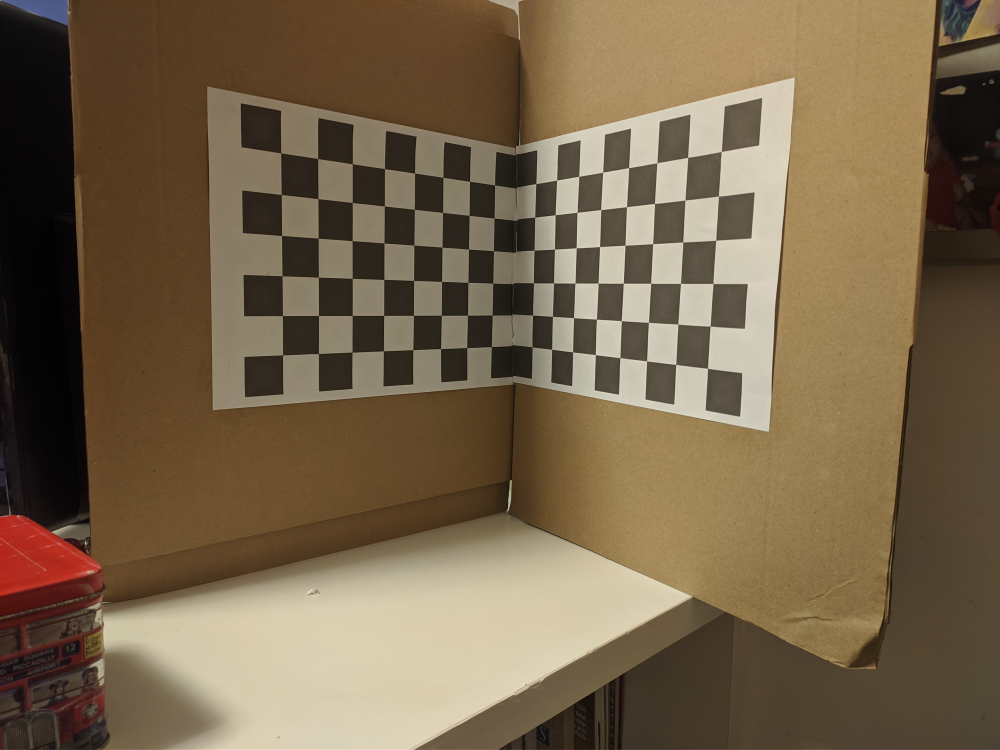
#> input picture alvo_limpo.jpg, 4000 x 3000 px (shown at 1/4 size)
$ jupyter execute quiz2.ipynb
#> lines starting #> are read from the running program, lines starting #| are printed output that depends on the picture; after the words box and inside, x2 and y2 are one past the last pixel; in counts of white or black regions, pixels touching at a corner belong together; long printed decimals are rounded
# Quiz 2

In this quiz it was assigned the task of calibration a camera using three different methods. The first using a tool called [camera calibration toolbox](https://github.com/nghiaho12/camera_calibration_toolbox_octave), the second following the naive method presented in the classrom, and the third implementing the algorithm described in the book Introductory Techniques for 3-D Computer Vision (Pg. 130). The three calibrations follow bellow in the same order described above.

## Camera Calibration Toolbox

In this first method the camera calibration toolbox was used to calculate the intrinsic parameters of the camera. First the toolbox was supplied 15 pictures of a chessboard pattern target, from different positions. Then corner positions in the image were computed, length of a single square supplied.

<blockquote>Images supplied to the toolbox</blockquote>

After that the application had all information it needed to calculate the intrinsic parameters of the camera, as well as the extrinsic parameters of each picture. The results were as follow:
```
Focal Length:          fc = [ 3022.34810   3024.98266 ] +/- [ 12.75023   12.68773 ]
Principal point:       cc = [ 2022.32166   1518.06956 ] +/- [ 18.42196   14.75389 ]
Skew:             alpha_c = [ 0.00000 ] +/- [ 0.00000  ]   => angle of pixel axes = 90.00000 +/- 0.00000 degrees
Distortion:            kc = [ 0.07608   -0.16286   0.00239   0.00107  0.00000 ] +/- [ 0.01337   0.05607   0.00193   0.00236  0.00000 ]
Pixel error:          err = [ 0.97779   0.96366 ]
```
#### Extrinsic Parameters:
<table>
    <tr>
        <td>World Centered</td>
        <td>Camera Centered</td>
    </tr>
    <tr>
    <td></td>
    <td></td>
    </tr>
</table>

## Naive Method

In this method the intrinsic parameters of the camera were calculated using a simple naive algorithm. First a picture of a book with a known size was taken from a known distance. Then the size of the book in pixels in the image was measured, and that is enough information to calculate the focal lengths. To create the intrinsic parameters matrix we assumed that the optical center was at the center of the image and that the pixels were square.

[cell 1]
d_X = 18.5
d_x = 1250
d_Y = 24
d_y = 1644
d_Z = 45

f_x = (d_x/d_X)*d_Z
f_y = (d_y/d_Y)*d_Z

M_int = [[f_x, 0  , 2000],
        [0  , f_y, 1500 ],
        [0  ,   0,  1   ]]
print(M_int)

As we can see this algorithm provided very similar results for the focal lengths to the ones computed by the toolbox, differing by only about 1%. This adds credibility to both the naive algorithm's result, and the toolbox results. In the following algorithm we will be expecting a value of about ~3000 for the focal length.

## EXPL_PARS_CAL implementation

What follows is the implementation of the EXPL_PARS_CAL algorithm descibed in the book Introductory Techniques for 3-D Computer Vision (Pg. 130). The algorithm is supplied with a list of point coordinates of the image with a list of coordinates of said points in the world. The point coordinates were extracted from a photo of a target consisting of two chessboard patterns, in different planes.

[cell 2]
# Steps 1 and 2
import cv2
import numpy as np
from matplotlib import pyplot as plt
from math import sqrt

# Detect all corners on the target
img = cv2.imread('alvo_limpo.jpg')
#> img is the input picture: shape (3000, 4000, 3); mean B, G, R 74.2, 99.7, 118.1
gray = cv2.cvtColor(img, cv2.COLOR_BGR2GRAY)
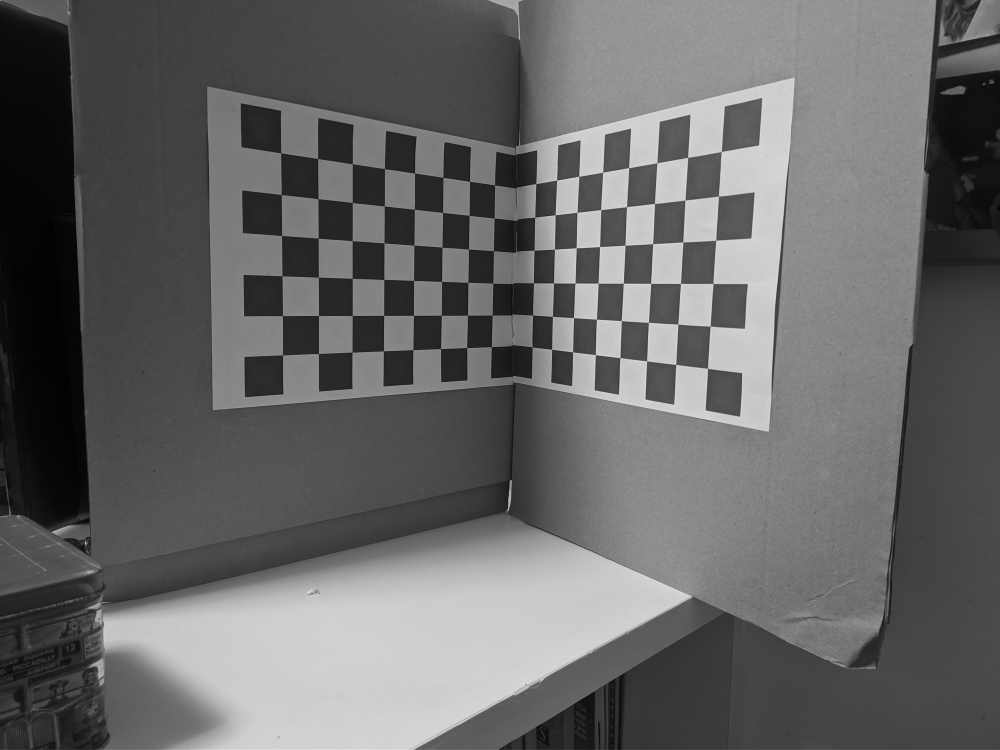
#> gray: shape (3000, 4000) (shown at 1/4 size); min 0, max 249, mean 102.4
gray = np.float32(gray)
dst = cv2.cornerHarris(gray,8,3,0.04)
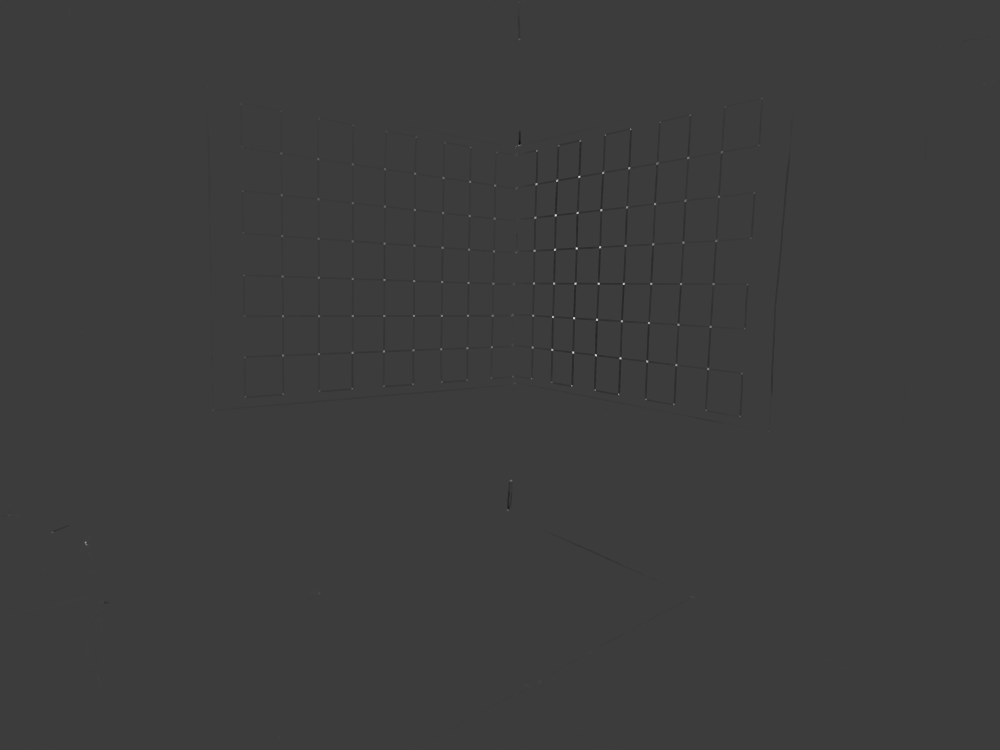
#> dst: shape (3000, 4000) float32 (shown at 1/4 size); min -2172529.5, max 6921182, mean -4104.3; drawn with min black and max white
ret, dst = cv2.threshold(dst,0.09*dst.max(),255,0)
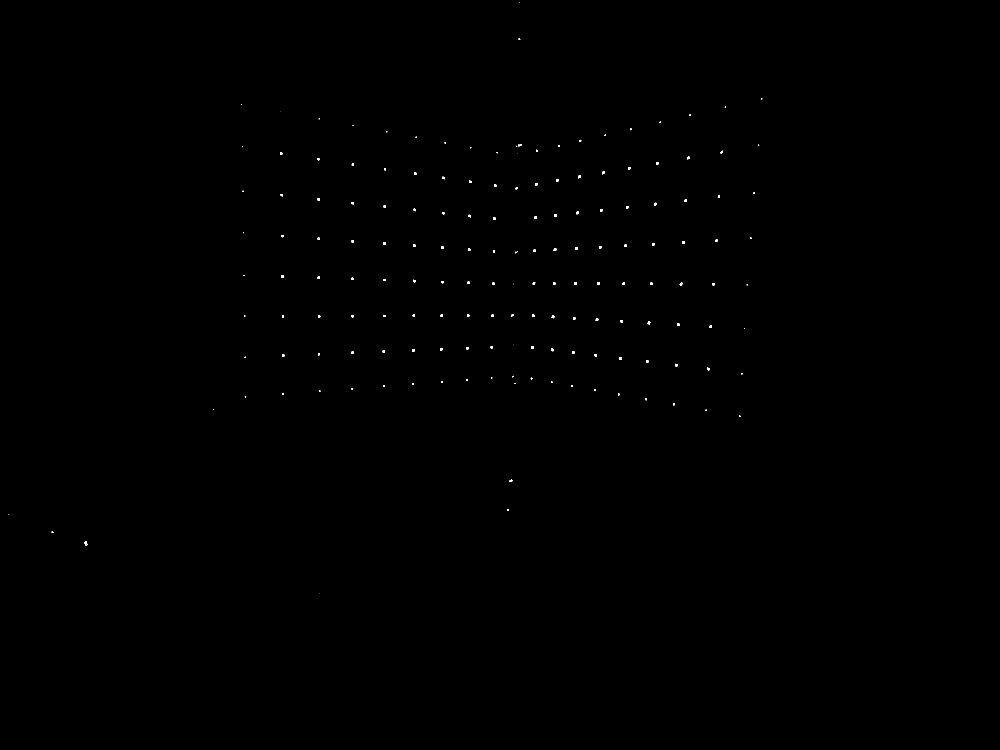
#> dst: shape (3000, 4000) float32 (shown at 1/4 size); 0.08% white; 164 white regions (31 under 20 px), largest, box (x1, y1, x2, y2) and area: (338, 2165, 350, 2182) 126, (2302, 989, 2312, 999) 96, (2218, 856, 2228, 867) 94
#> ret = 622906.4
dst = np.uint8(dst)
ret, labels, stats, centroids = cv2.connectedComponentsWithStats(dst)
#> labels: shape (3000, 4000) int32; 165 distinct labels, from 0 to 164
#> ret = 165; stats = 165 rows, first 6: [0, 0, 4000, 3000, 11990873], [2076, 9, 1, 2, 2], [2074, 155, 7, 5, 26], [3045, 393, 4, 4, 14], [965, 416, 2, 2, 4], [2899, 426, 4, 4, 11]; centroids = 165 pairs, first value 35.33 to 3046.5, second value 9.5 to 2373
criteria = (cv2.TERM_CRITERIA_EPS + cv2.TERM_CRITERIA_MAX_ITER, 100, 0.001)
corners = cv2.cornerSubPix(gray,np.float32(centroids),(5,5),(-1,-1),criteria)
#> corners = 165 pairs, first value 39.17 to 3048.2, second value 7.61 to 2372.7
len(corners)
#> Out = 165

[cell 3]
# Draw and display image showing the detected corners.
# Also show what areas of the image from which we are going to collect the points (Left, Right).
l = np.array([[930, 369], [2025, 369],  [2025,1600], [930, 1600]])
l = l.reshape((-1,1,2))
cv2.polylines(img, [l], True, (255,0,0), 4)
cv2.putText(img, "Left", (1000, 300), cv2.FONT_HERSHEY_COMPLEX, 4, (255, 0, 0), 3, cv2.LINE_AA)

r = np.array([[2100, 354], [3060, 354], [3060, 1689], [2100,1689]])
r = r.reshape((-1,1,2))
cv2.putText(img, "Right", (2700, 300), cv2.FONT_HERSHEY_COMPLEX, 4, (0, 255, 0), 3, cv2.LINE_AA)

cv2.polylines(img, [r], True, (0,255,0), 4)

img[dst>0.05*dst.max()]=[0,0,255]

plt.figure(figsize=(15, 15))
plt.imshow(cv2.cvtColor(img, cv2.COLOR_BGR2RGB))
plt.show()
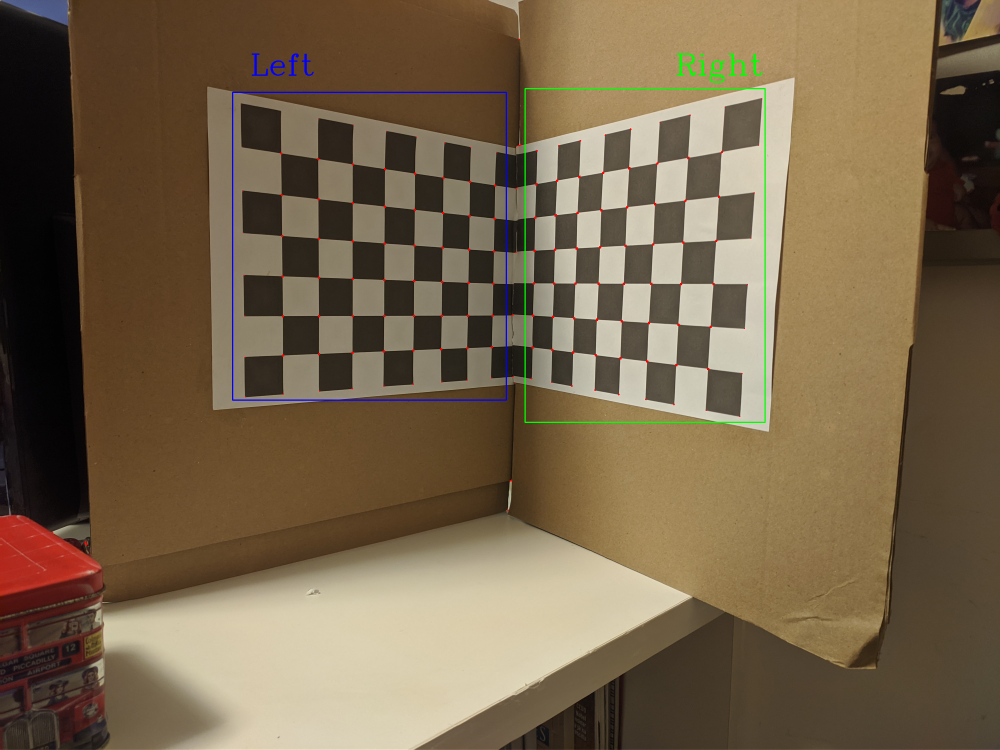
#> shown: shape (3000, 4000, 3) (shown at 1/4 size); mean R, G, B 117.6, 99.7, 74.3

[cell 4]
# Divide the pattern in two delimited areas so we can properly select the detected corners we are interested in
left = [(point[0], point[1]) for point in corners[1:] if 930 < point[0] < 2025 and 369 < point[1] < 1600]
#> left = 72 pairs, first value 962.8 to 1985.6, second value 413 to 1588.3
right = [(point[0], point[1])  for point in corners[1:] if 2100 < point[0] < 3060 and 354 < point[1] < 1689]
#> right = 72 pairs, first value 2126.7 to 3048.2, second value 391.5 to 1666.4

[cell 5]
# The goal of this step is to agrupate the points acording to their column on the pattern.
# This is tailored to work with the image used, and may not work with different images

left = sorted(left, key=lambda x: x[0])
columns_left = [left[i:i+8] for i in range(0, len(left), 8)]
#> columns_left = 9 items

right = sorted(right, key=lambda x: x[0])
columns_right = [right[i:i+8] for i in range(0, len(right), 8)]
#> columns_right = 9 items

[cell 6]
# Now we assign to each point the corresponding world coordinate
coords = []

for i, col in enumerate(columns_left):
    col = sorted(col, key=lambda x: x[1])
    world = [(0, (9-i)*28, row*28) for row in reversed(range(0, 7))]
    coords = coords + [(ic, wc) for ic, wc in zip(col, world)]
#> this loop made 9 passes

for i, col in enumerate(columns_right):
    col = sorted(col, key=lambda x: x[1])
    world = [((i+1)*28, 0, row*28) for row in reversed(range(0, 7))]
    coords = coords + [(ic, wc) for ic, wc in zip(col, world)]

[cell 7]
# Finally we construct A as described in the book
A = np.array([[ic[0]*wc[0], ic[0]*wc[1], ic[0]*wc[2], ic[0], -ic[1]*wc[0], -ic[1]*wc[1], -ic[1]*wc[2], -ic[1]] for ic, wc in coords])

[cell 8]
# Step 3
U, S, Vt = np.linalg.svd(A, full_matrices=False) # 3
#> S = [4094560, 2260935.5, 1405938.8, 424435.6, 278428, 150404.5, 7513.3, 7.07]
col, _= min(enumerate(S), key=lambda x: x[1])
#> col = 7

[cell 9]
# Step 4
sol = Vt[col,:]
#> sol = [0.000548, 0.000483, 0.00188, -0.558, -2.27e-05, 0.00211, 0.00012, -0.83]
g = sqrt(sol[0]**2 + sol[1]**2 + sol[2]**2)
#> g = 0.00201
a = sqrt(sol[4]**2 + sol[5]**2 + sol[6]**2)/g
#> a = 1.05
print(g)
#| 0.002014
print(a)
#| 1.047

[cell 10]
# Step 5
R_2 = np.array([sol[0]/g, sol[1]/g, sol[2]/g])
#> R_2 = [0.272, 0.24, 0.932]
R_1 = np.array([sol[4]/(g*a), sol[5]/(g*a), sol[6]/(g*a)])
#> R_1 = [-0.0108, 0.998, 0.0569]
T_y = sol[3]/g
#> T_y = -276.9
T_x = sol[7]/(g*a)
#> T_x = -393.6

[cell 11]
# Step 6 and 7
R_3 = np.cross(R_2, R_1)
#> R_3 = [-0.917, -0.0255, 0.274]
if 2310*(R_1[0]*3*28 + R_1[2]*5*28 + T_x) > 0:
    R_1 = -R_1
    R_2 = -R_2
    T_x = -T_x
    T_y = -T_y

[cell 12]
# Step 8
A = np.array([[ic[0], (R_1[0]*wc[0] + R_1[1]*wc[1] + R_1[2]*wc[2] + T_x)] for ic, wc in coords])
#> A = 126 pairs, first value 962.8 to 3048.2, second value -396.3 to -132.5
b = np.array([-ic[0]* (R_3[0]*wc[0] + R_3[1]*wc[1] + R_3[2]*wc[2]) for ic, wc in coords])
#> b = 126 values, max 685735.3 at index 125, min -90048 at index 56, mean 127375.2

x, res, rank, s = np.linalg.lstsq(A,b, rcond=None) # x = np.linalg.inv(np.transpose(A).dot(A)).dot(np.transpose(A)).dot(b)
#> x = [717.7, 4064.6]; res = [1.37e+12]; rank = 2; s = [23931, 397.4]
T_z, f_x = x
#> T_z = 717.7; f_x = 4064.6

results = f"""
f_x: {f_x}
f_y: {f_x/a}
T: [{T_x}, {T_y}, {T_z}]
R: ┏                                {"┓":>38}
   ┃ {R_1[0]},  {R_1[1]},    {R_1[2]} ┃
   ┃  {R_2[0]},    {R_2[1]},   {R_2[2]}   ┃
   ┃ {R_3[0]},   {R_3[1]},  {R_3[2]}  ┃
   ┗                                {"┛":>38}
"""
print(results)
#| f_x: 4064.581
#| f_y: 3881.743
#| T: [-393.598, -276.922, 717.705]
#| R: ┏                                                                     ┓
#|    ┃ -0.01079,  0.9983,    0.05688 ┃
#|    ┃  0.2721,    0.2398,   0.9319   ┃
#|    ┃ -0.9167,   -0.02553,  0.2742  ┃
#|    ┗                                                                     ┛

$ run again, with calibration_images.png saved as alvo_limpo.jpg
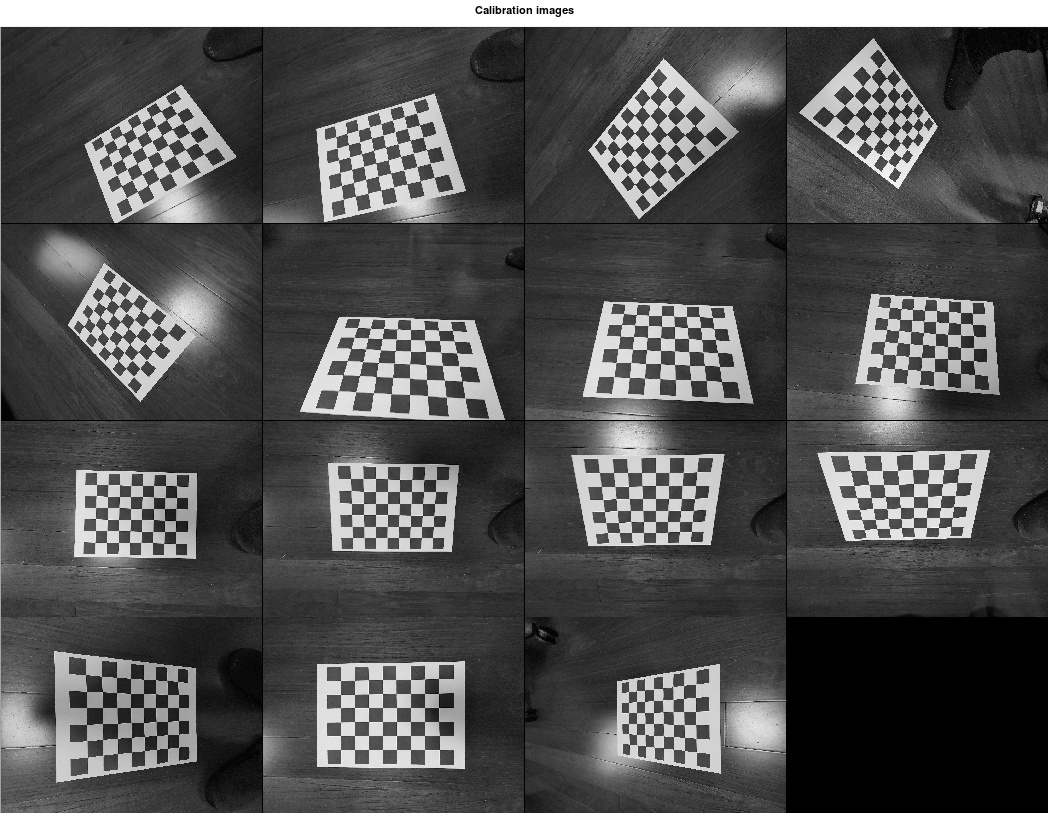
#> input picture calibration_images.png, 1048 x 813 px
#> img is the input picture: shape (813, 1048, 3); min 0, max 255, mean 82.5
#> `ret, dst = cv2.threshold(dst,0.09*dst.max(),255,0)`:
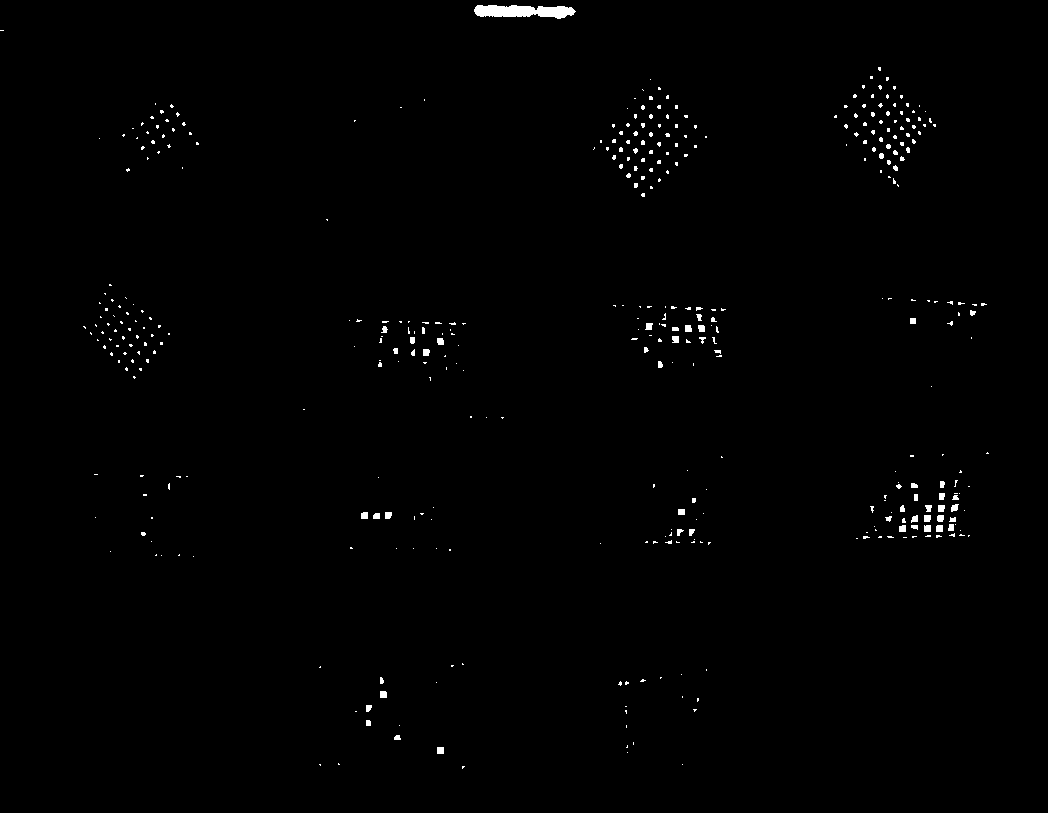
#> dst: shape (813, 1048) float32; 0.66% white; 411 white regions (353 under 20 px), largest, box (x1, y1, x2, y2) and area: (474, 5, 576, 19) 1033, (437, 747, 444, 754) 49, (924, 525, 931, 532) 48
#> `ret, dst = cv2.threshold(dst,0.09*dst.max(),255,0)`: ret = 17852726.9
#> labels: shape (813, 1048) int32; 412 distinct labels, from 0 to 411
#> `ret, labels, stats, centroids = cv2.connectedComponentsWithStats(dst)`: ret = 412; stats = 412 rows, first 6: [0, 0, 1048, 813, 846391], [474, 5, 102, 14, 1033], [0, 30, 4, 1, 4], [878, 67, 3, 4, 11], [870, 76, 3, 3, 9], [886, 77, 3, 4, 11]; centroids = 412 pairs, first value 1.5 to 987, second value 10.93 to 766.7
#> corners = 412 pairs, first value 0.669 to 989.6, second value 10.93 to 768.5
#> Out = 412
#> `img[dst>0.05*dst.max()]=[0,0,255]`:
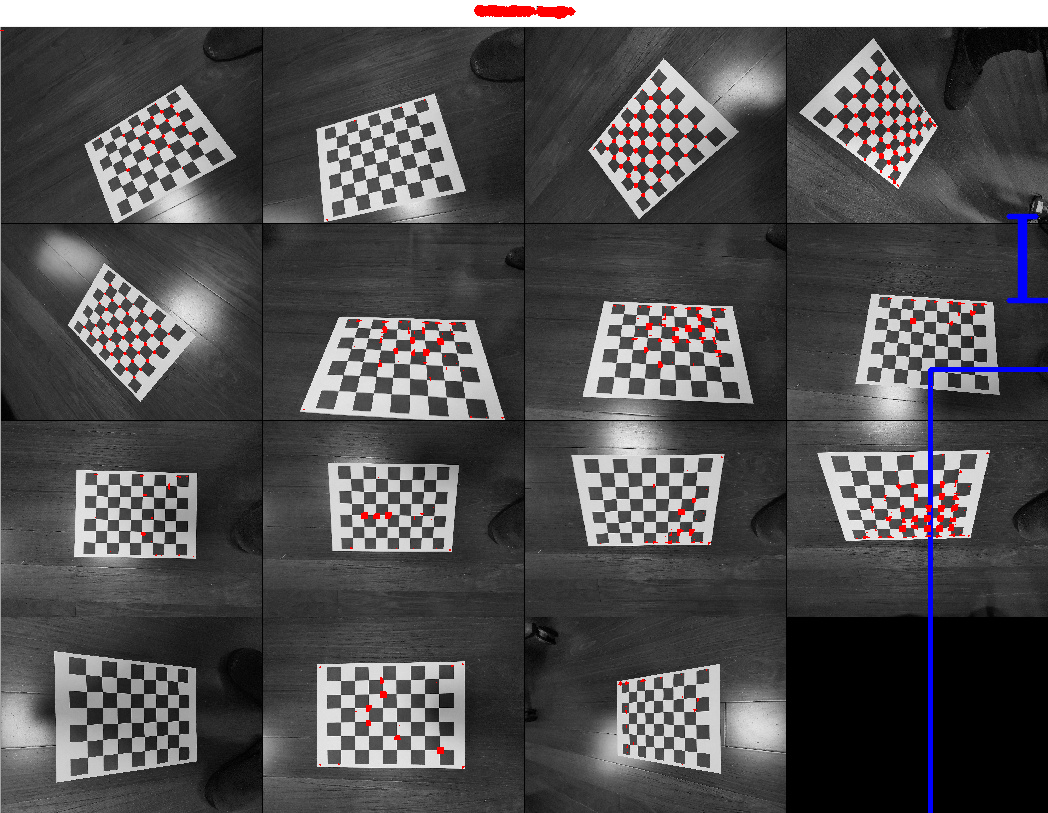
#> img: shape (813, 1048, 3); mean B, G, R 82.4, 81.3, 83
#> `left = [(point[0], point[1]) for point in corners[1:] if 930 < point[0..`: left = 24 items, first 6: (932.7, 387.7), (989.6, 449.7), (943.9, 451.3), (958.7, 468.3), (942.7, 483.8), (957, 482.5)
#> right = []
#> `left = sorted(left, key=lambda x: x[0])`: left = 24 items, first 6: (932.7, 387.7), (937, 537.8), (938.3, 527.5), (939.6, 517.5), (940.6, 507.6), (941.7, 495.5)
#> columns_left = 3 items
#> columns_right = []
#> the loop `for i, col in enumerate(columns_left):` made 3 passes
#> S = [1181971.7, 262182, 23214.6, 4639.8, 476.6, 12.83, 1.93e-14, 0]
#> `col, _= min(enumerate(S), key=lambda x: x[1])`: col = 7
#> sol = [1, 0, 0, 0, 0, 0, 0, 0]
#> g = 1
#> a = 0
#| 1.0
#| 0.0
#> R_2 = [1, 0, 0]
#> R_1 = [nan, nan, nan]
#> T_y = 0
#> T_x = nan
#> R_3 = [nan, nan, nan]
#> A = 21 rows, first 8: [932.7, nan], [943.9, nan], [942.7, nan], [941.7, nan], [940.6, nan], [939.6, nan], [938.3, nan], [954.8, nan]
